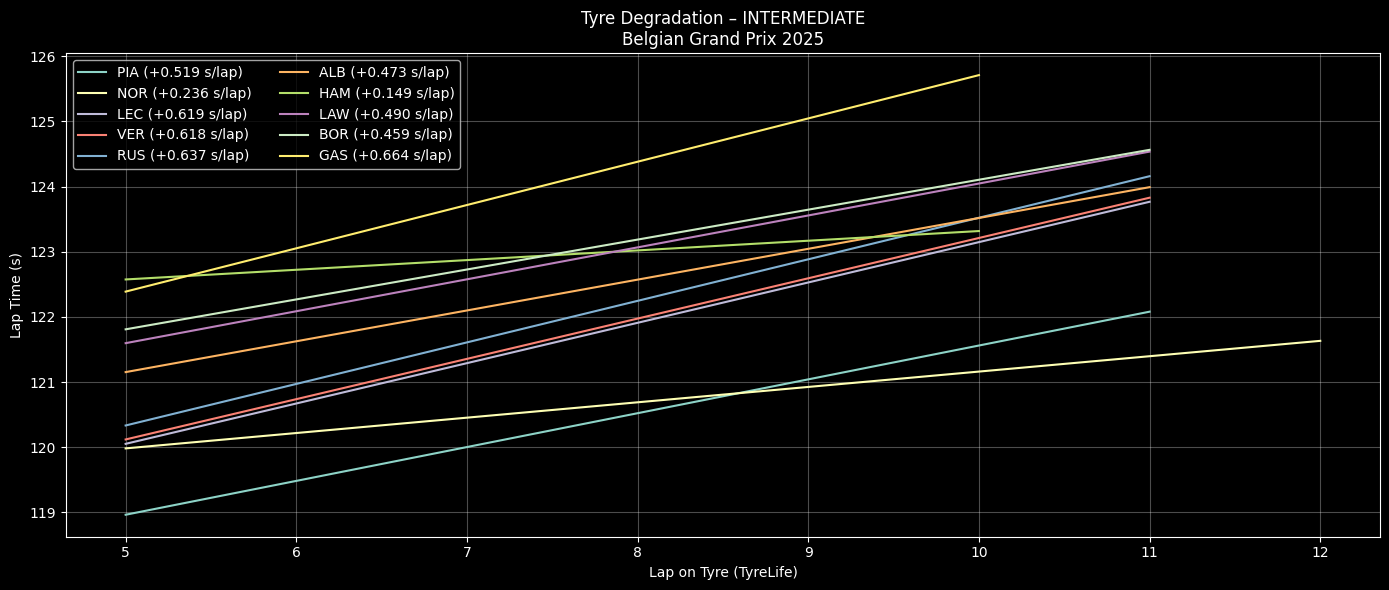

Reproduce this figure in Python.
import fastf1, os
import pandas as pd
import numpy as np
import matplotlib.pyplot as plt
from pathlib import Path

# ========= CONFIG =========
YEAR = 2025
GP = "Belgian Grand Prix"
SESSION = "R"
COMPOUND = "INTERMEDIATE"      # SOFT / MEDIUM / HARD
TOP_N = 10             # Top N finishers
CACHE_DIR = Path("/content/fastf1_cache")

# ========= CACHE =========
CACHE_DIR.mkdir(parents=True, exist_ok=True)
fastf1.Cache.enable_cache(CACHE_DIR)

# ========= LOAD SESSION =========
session = fastf1.get_session(YEAR, GP, SESSION)
session.load()

laps = session.laps.copy()
laps = laps[laps["IsAccurate"]]

# Convert laptime to seconds
laps["LapTimeSec"] = laps["LapTime"].dt.total_seconds()

# ========= SELECT TOP DRIVERS =========
drivers = (
    session.results
    .sort_values("Position")
    .head(TOP_N)["Abbreviation"]
    .tolist()
)

laps = laps[laps["Driver"].isin(drivers)]

# ========= CLEAN LAPS =========
laps = laps[
    laps["PitInTime"].isna() &
    laps["PitOutTime"].isna() &
    (laps["Compound"] == COMPOUND)
]

# ========= REMOVE OUTLIERS (IQR PER DRIVER PER STINT) =========
clean = []

for (d, stint), dl in laps.groupby(["Driver", "Stint"]):
    if len(dl) < 5:
        continue

    q1, q3 = dl["LapTimeSec"].quantile([0.25, 0.75])
    iqr = q3 - q1

    dl = dl[
        (dl["LapTimeSec"] >= q1 - 1.5 * iqr) &
        (dl["LapTimeSec"] <= q3 + 1.5 * iqr)
    ]

    clean.append(dl)

clean = pd.concat(clean)

# ========= PLOT TYRE DEGRADATION =========
plt.figure(figsize=(14,6))

for d in drivers:
    dl = clean[clean["Driver"] == d]

    # pilih stint terpanjang untuk driver tsb
    if dl.empty:
        continue

    stint_id = (
        dl.groupby("Stint").size().idxmax()
    )

    stint_laps = dl[dl["Stint"] == stint_id]

    if len(stint_laps) < 5:
        continue

    x = stint_laps["TyreLife"]
    y = stint_laps["LapTimeSec"]

    # Linear regression → degradation slope
    z = np.polyfit(x, y, 1)
    y_fit = np.polyval(z, x)

    plt.plot(x, y_fit, label=f"{d} ({z[0]:+.03f} s/lap)")

plt.title(f"Tyre Degradation – {COMPOUND}\n{GP} {YEAR}")
plt.xlabel("Lap on Tyre (TyreLife)")
plt.ylabel("Lap Time (s)")
plt.grid(alpha=0.3)
plt.legend(ncol=2)
plt.tight_layout()
plt.show()
